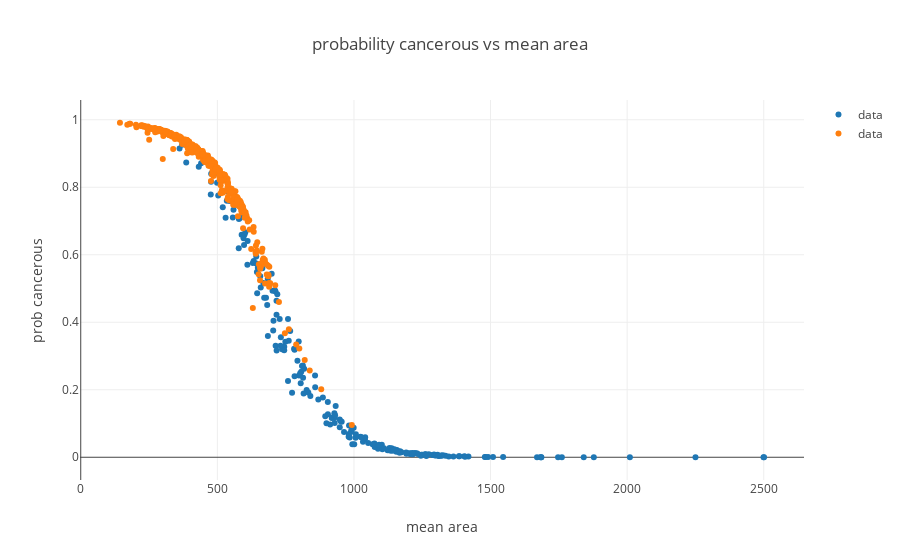

Notebook source saved alongside this figure:
### Markdown cell above
So we can see our classifier is assigning a higher likelihood of the cancerous cells in fact being cancerous.

### Code cell
benign_sigmoid_trace = trace_values(df_benign['mean_area'], df_benign['prediction_probs'])
cancerous_sigmoid_trace = trace_values(df_cancerous['mean_area'], df_cancerous['prediction_probs'])
plot([benign_sigmoid_trace, cancerous_sigmoid_trace], layout = {'xaxis': {'title': 'mean area'}, 'yaxis': {'title': 'prob cancerous'}, 'title': 'probability cancerous vs mean area'})

### Figure 1 — Plotly figure (JSON) as saved in the notebook; plotly's stock layout.template omitted (floating-point values rounded to 4 significant figures; data arrays with more than 128 entries replaced by an {"elided": "..."} marker saying what was removed)
{"data": [{"mode": "markers", "name": "data", "text": [], "type": "scatter", "uid": "b40e5180-fe3f-4304-aaf3-43c55f109a40", "x": {"elided": "212 float values"}, "y": {"elided": "212 float values"}}, {"mode": "markers", "name": "data", "text": [], "type": "scatter", "uid": "866dd609-2dd7-4134-b5c1-68eb4ab3a29b", "x": {"elided": "357 float values"}, "y": {"elided": "357 float values"}}], "layout": {"autosize": true, "title": {"text": "probability cancerous vs mean area"}, "xaxis": {"autorange": true, "range": [-14.51, 2659.0], "title": {"text": "mean area"}, "type": "linear"}, "yaxis": {"autorange": true, "range": [-0.0726, 1.064], "title": {"text": "prob cancerous"}, "type": "linear"}}}
